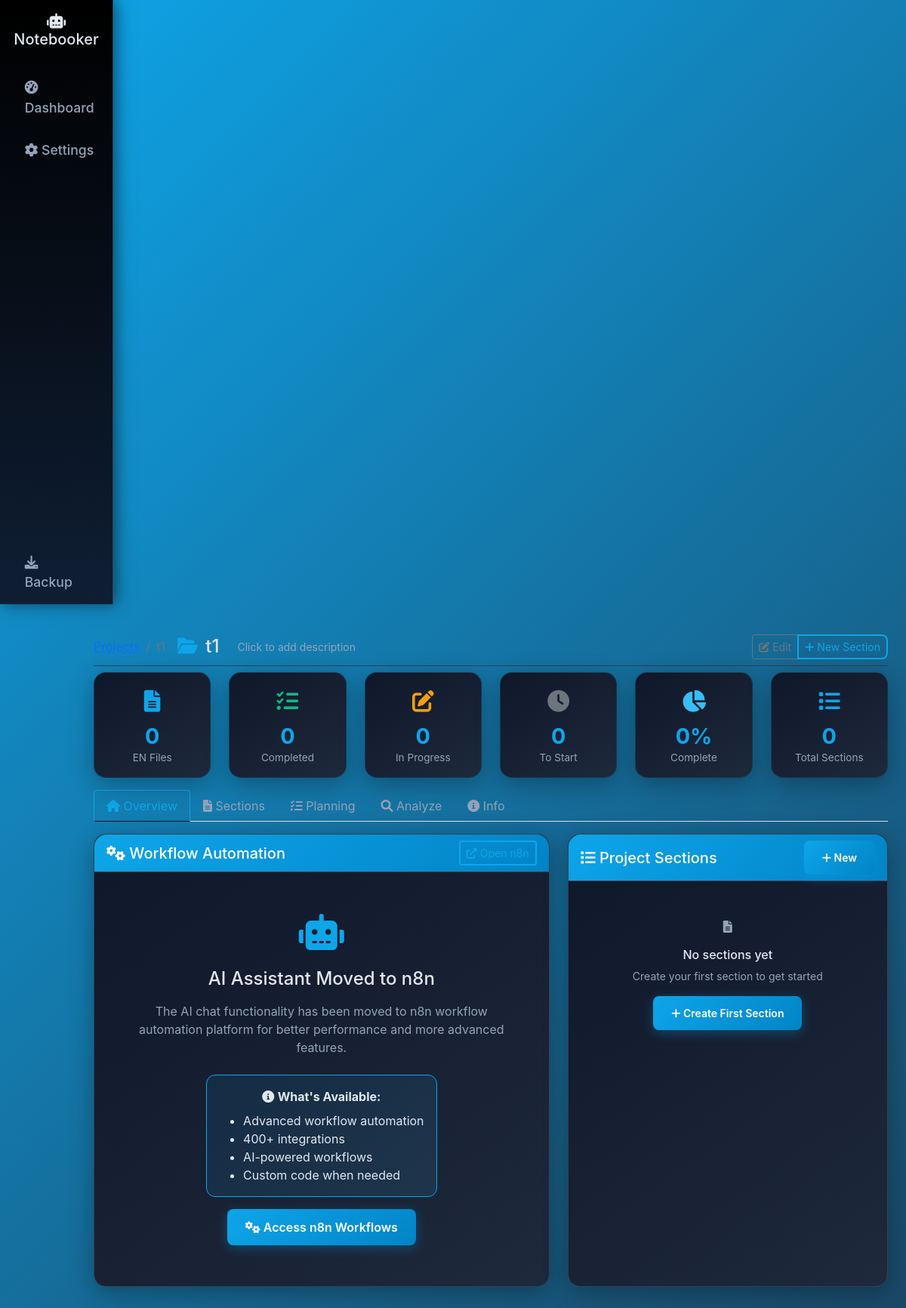
The app's page /project/1 (signed in), older data.
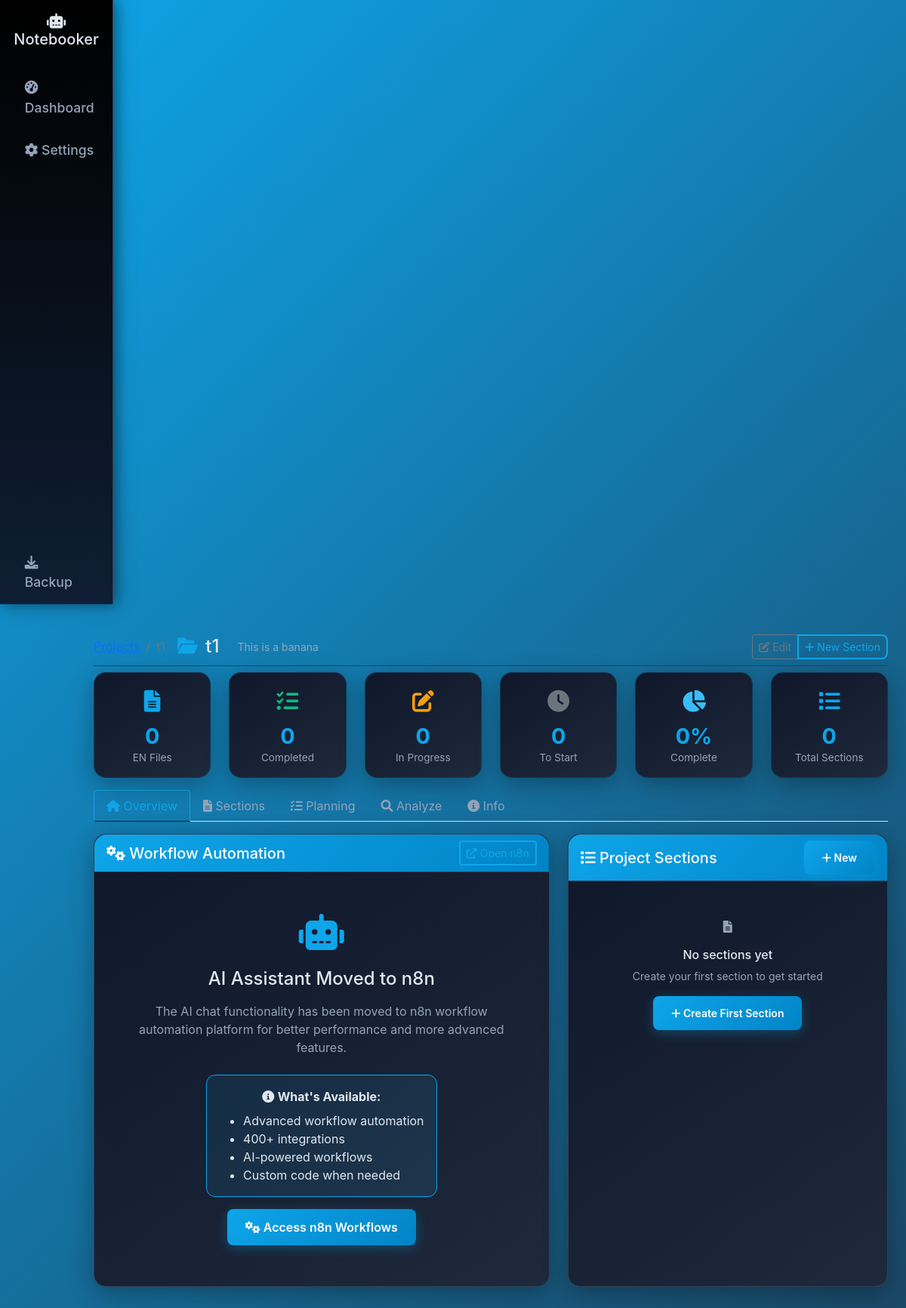
The same page, newer data.
### tables this page shows
CREATE TABLE projects (
                            id INTEGER PRIMARY KEY AUTOINCREMENT,
                            user_id INTEGER,
                            name TEXT NOT NULL,
                            description TEXT,
                            status TEXT DEFAULT 'active',
                            created_at TIMESTAMP DEFAULT CURRENT_TIMESTAMP,
                            updated_at TIMESTAMP DEFAULT CURRENT_TIMESTAMP,
                            FOREIGN KEY (user_id) REFERENCES users (id)
                        );

### app.py (the view)
@app.route('/project/<int:project_id>')
def project_workspace(project_id):
    if not en_writer:
        initialize_en_writer()
    user_id = session.get('user_id')
    if not user_id:
        return redirect(url_for('auth_page'))
    project = db.get_project_by_id(project_id) if hasattr(db, 'get_project_by_id') else None
    if not project:
        flash('Project not found', 'error')
        return redirect(url_for('dashboard'))
    project_en_files = db.get_project_en_files(project_id) if hasattr(db, 'get_project_en_files') else []
    project_planning = db.get_project_planning(project_id) if hasattr(db, 'get_project_planning') else {}
    project_stats = db.get_project_stats(project_id) if hasattr(db, 'get_project_stats') else {}
    return render_template('project_workspace.html',
                         project=project,
                         project_en_files=project_en_files,
                         project_planning=project_planning,
                         project_stats=project_stats)

### app.py (called while the page is built)
@app.after_request
def add_header(response):
    if 'no-cache' not in request.headers.get('Cache-Control', ''):
        response.headers['Cache-Control'] = 'no-store, no-cache, must-revalidate, max-age=0'
    return response

### database_manager.py (called while the page is built)
    def get_connection(self):
        if self.use_supabase:
            return self.supabase_db.get_connection()
        else:
            conn = sqlite3.connect(self.db_path)
            conn.row_factory = sqlite3.Row
            return conn

### templates/project_workspace.html (shortened to what the changed rows need)
{% extends "base.html" %}
{% block content %}
<div class="d-flex justify-content-between align-items-center pt-2 pb-2 mb-2 border-bottom">
    <div class="d-flex align-items-center flex-grow-1">
        <div class="d-flex align-items-center flex-grow-1">
            <h1 class="h4 mb-0 me-3">
                <i class="fas fa-folder-open text-primary"></i>
                <span id="project-name" class="editable-text" data-field="name" data-project-id="{{ project.id }}" style="cursor: pointer;">
                    {{ project.name }}
                </span>
            </h1>
            <small class="text-muted">
                <span id="project-description" class="editable-text" data-field="description" data-project-id="{{ project.id }}" style="cursor: pointer;">
                    {{ project.description or 'Click to add description' }}
                </span>
            </small>
        </div>
    </div>
</div>
{% endblock %}

Row changes from the older to the newer data that the page shows:
changed projects: description "Click to add description" → "This is a banana"
